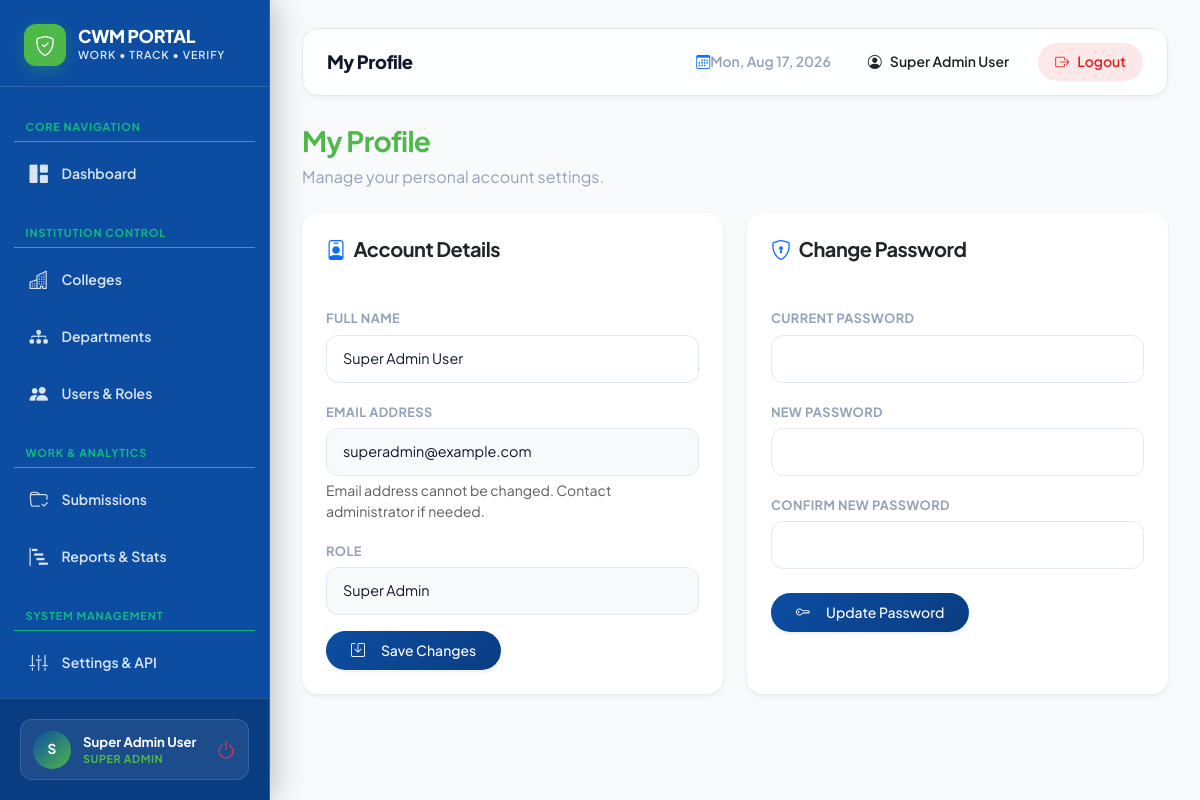
The app's page /profile.php (signed in) with its own data.
### tables this page shows
CREATE TABLE IF NOT EXISTS `users` (
  `id` INT AUTO_INCREMENT PRIMARY KEY,
  `college_id` INT NULL,  
  `name` VARCHAR(255) NOT NULL,
  `email` VARCHAR(191) NOT NULL UNIQUE,
  `password` VARCHAR(255) NOT NULL,
  `role` ENUM('super_admin', 'admin', 'college_user') NOT NULL,
  `status` ENUM('active', 'inactive') DEFAULT 'active',
  `created_at` TIMESTAMP DEFAULT CURRENT_TIMESTAMP,
  `updated_at` TIMESTAMP DEFAULT CURRENT_TIMESTAMP ON UPDATE CURRENT_TIMESTAMP,
  FOREIGN KEY (`college_id`) REFERENCES `colleges`(`id`) ON DELETE SET NULL
);

### profile.php (the view, shortened to what this page needs)
<?php
require_once __DIR__ . '/includes/header.php';
$user_id = $_SESSION['user_id'];
$stmt = $pdo->prepare("SELECT u.*, c.name as college_name FROM users u LEFT JOIN colleges c ON u.college_id = c.id WHERE u.id = ?");
$stmt->execute([$user_id]);
$user = $stmt->fetch();
?>
<div class="mb-4">
    <h3 class="fw-bold text-dark">My Profile</h3>
    <p class="text-muted">Manage your personal account settings.</p>
</div>
<div class="row g-4">
    <div class="col-12 col-md-6">
        <div class="card glass-card border-0 shadow-sm h-100">
            <div class="card-header bg-transparent border-0 pt-4 px-4">
                <h5 class="fw-bold text-dark mb-0"><i class="bi bi-person-badge text-primary me-2"></i>Account Details</h5>
            </div>
            <div class="card-body p-4">
                <form action="profile.php" method="POST">
                    <div class="mb-3">
                        <label class="form-label text-muted small fw-bold">Full Name</label>
                        <input type="text" name="name" class="form-control" value="<?php echo htmlspecialchars($user['name']); ?>" required>
                    </div>
                    <div class="mb-3">
                        <label class="form-label text-muted small fw-bold">Email Address</label>
                        <input type="email" class="form-control bg-light" value="<?php echo htmlspecialchars($user['email']); ?>" readonly disabled>
                        <div class="form-text">Email address cannot be changed. Contact administrator if needed.</div>
                    </div>
                    <div class="mb-3">
                        <label class="form-label text-muted small fw-bold">Role</label>
                        <input type="text" class="form-control bg-light text-capitalize" value="<?php echo htmlspecialchars(str_replace('_', ' ', $user['role'])); ?>" readonly disabled>
                    </div>
                    <button type="submit" class="btn btn-primary rounded-pill fw-medium px-4 shadow-sm"><i class="bi bi-save me-2"></i>Save Changes</button>
                </form>
            </div>
        </div>
    </div>
    <div class="col-12 col-md-6">
        <div class="card glass-card border-0 shadow-sm h-100">
            <div class="card-header bg-transparent border-0 pt-4 px-4">
                <h5 class="fw-bold text-dark mb-0"><i class="bi bi-shield-lock text-primary me-2"></i>Change Password</h5>
            </div>
            <div class="card-body p-4">
                <form action="profile.php" method="POST">
                    <div class="mb-3">
                        <label class="form-label text-muted small fw-bold">Current Password</label>
                        <input type="password" name="current_password" class="form-control" required autocomplete="current-password">
                    </div>
                    <div class="mb-3">
                        <label class="form-label text-muted small fw-bold">New Password</label>
                        <input type="password" name="new_password" class="form-control" required autocomplete="new-password">
                    </div>
                    <div class="mb-4">
                        <label class="form-label text-muted small fw-bold">Confirm New Password</label>
                        <input type="password" name="confirm_password" class="form-control" required autocomplete="new-password">
                    </div>
                    <button type="submit" class="btn btn-primary rounded-pill fw-medium px-4 shadow-sm"><i class="bi bi-key me-2"></i>Update Password</button>
                </form>
            </div>
        </div>
    </div>
</div>
<?php require_once __DIR__ . '/includes/footer.php'; ?>

### assets/css/style.css (style rules this page uses)
:root { --primary: #0C4DA2; --primary-hover: #0a3d82; --primary-light: #eef5fc; --primary-rgb: 12, 77, 162; --accent: #4EB849; --accent-rgb: 78, 184, 73; --success: #4EB849; --success-light: #edfbf0; --success-rgb: 78, 184, 73; --warning: #f59e0b; --warning-light: #fffbeb; --warning-rgb: 245, 158, 11; --danger: #ef4444; --danger-light: #fef2f2; --danger-rgb: 239, 68, 68; --info: #0ea5e9; --info-light: #f0f9ff; --info-rgb: 14, 165, 233; --bg-body: #f8fafc; --surface: #ffffff; --surface-secondary: #f1f5f9; --text-primary: #0f172a; --text-secondary: #475569; --text-muted: #94a3b8; --border-color: #e2e8f0; --border-light: #f1f5f9; --sidebar-bg: #0C4DA2; --sidebar-card: rgba(255, 255, 255, 0.08); --sidebar-border: rgba(255, 255, 255, 0.12); --sidebar-text: rgba(255, 255, 255, 0.85); --sidebar-text-hover: #ffffff; --sidebar-active-bg: #4EB849; --sidebar-active-glow: 0 6px 18px rgba(78, 184, 73, 0.35); --shadow-xs: 0 1px 2px 0 rgba(15, 23, 42, 0.04); --shadow-sm: 0 2px 4px 0 rgba(15, 23, 42, 0.04), 0 1px 2px 0 rgba(15, 23, 42, 0.02); --shadow-md: 0 4px 16px -2px rgba(15, 23, 42, 0.06), 0 2px 6px -1px rgba(15, 23, 42, 0.03); --shadow-lg: 0 12px 30px -4px rgba(15, 23, 42, 0.08), 0 4px 12px -2px rgba(15, 23, 42, 0.04); --shadow-xl: 0 20px 40px -6px rgba(15, 23, 42, 0.12), 0 8px 16px -4px rgba(15, 23, 42, 0.06); --radius-sm: 8px; --radius-md: 12px; --radius-lg: 16px; --radius-xl: 24px; --radius-full: 9999px; --transition-fast: 0.15s cubic-bezier(0.4, 0, 0.2, 1); --transition-base: 0.25s cubic-bezier(0.4, 0, 0.2, 1); }
* { box-sizing: border-box; }
body { font-family: 'Plus Jakarta Sans', -apple-system, BlinkMacSystemFont, 'Segoe UI', Roboto, sans-serif; background-color: var(--bg-body); color: var(--text-primary); line-height: 1.5; -webkit-font-smoothing: antialiased; -moz-osx-font-smoothing: grayscale; min-height: 100vh; }
h1, h2, h3, h4, h5, h6 { color: var(--text-primary); font-weight: 700; letter-spacing: -0.025em; }
.text-muted { color: var(--text-muted) !important; }
.glass-card, .card { background: var(--surface); border: 1px solid var(--border-color); border-radius: var(--radius-lg); box-shadow: var(--shadow-md); transition: transform var(--transition-fast), box-shadow var(--transition-fast); overflow: hidden; }
.card-header { background: transparent; border-bottom: 1px solid var(--border-light); padding: 1.25rem 1.5rem; font-weight: 700; }
.card-body { padding: 1.5rem; }
.btn { font-family: inherit; font-weight: 600; font-size: 0.875rem; padding: 0.6rem 1.25rem; border-radius: var(--radius-full); transition: all var(--transition-fast); display: inline-flex; align-items: center; justify-content: center; gap: 0.5rem; line-height: 1.25; border: 1px solid transparent; }
.btn-primary { background: linear-gradient(135deg, var(--primary) 0%, var(--primary-hover) 100%); color: #ffffff; box-shadow: 0 4px 14px rgba(12, 77, 162, 0.35); }
.form-label { font-size: 0.8rem; font-weight: 700; color: var(--text-secondary); margin-bottom: 0.4rem; text-transform: uppercase; letter-spacing: 0.03em; }
.form-control, .form-select { font-family: inherit; font-size: 0.9rem; padding: 0.75rem 1rem; border-radius: var(--radius-md); border: 1px solid var(--border-color); background-color: #ffffff; color: var(--text-primary); transition: all var(--transition-fast); }
.main-content h1.text-dark, .main-content h2.text-dark, .main-content h3.text-dark, .main-content h4.text-dark, .main-content .text-dark.tracking-tight { color: #4EB849 !important; }

### records on screen
users: name "Super Admin User", email "superadmin@example.com", role "super admin"

### other values on screen
substr($_SESSION['user_name'] ?? 'U', 0, 1) "S"
$_SESSION['user_name'] "Super Admin User"
str_replace('_', ' ', $role) "SUPER ADMIN"
$page_title "My Profile"
